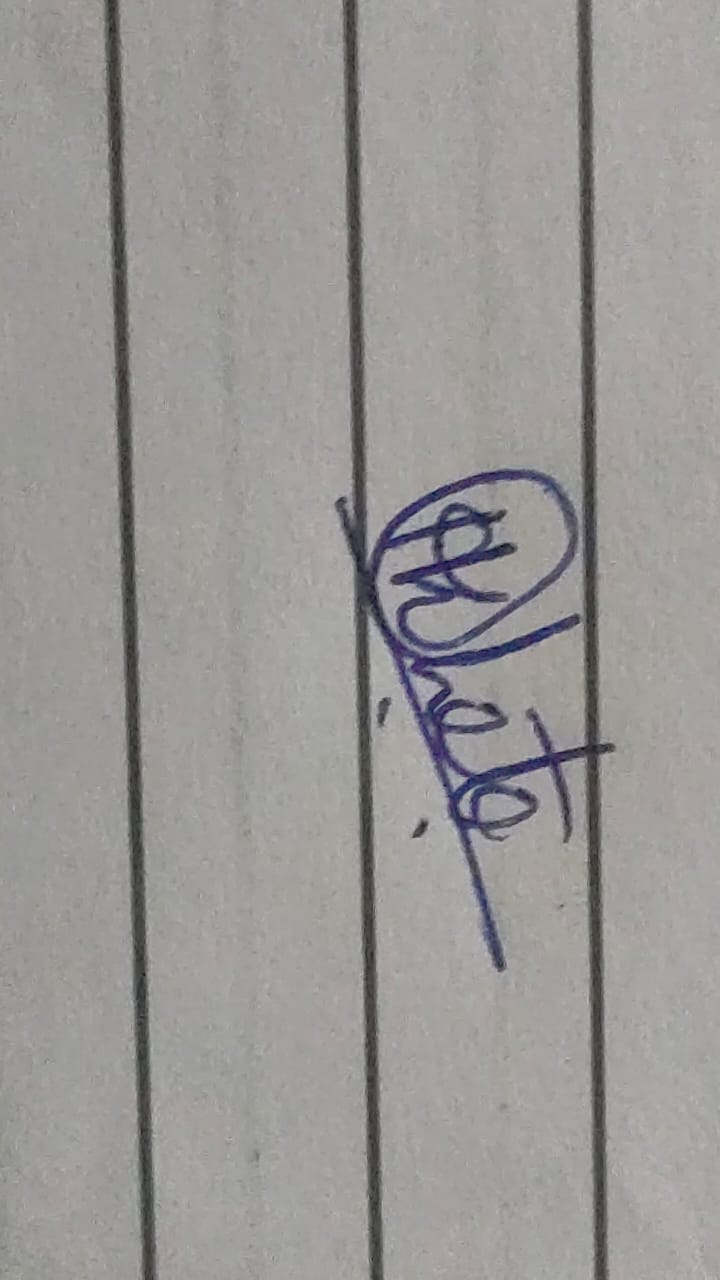
#> input picture uploads/signatures/original_0d68ad3476c94014abfaebd731e15b85.jpeg, 720 x 1280 px; its folder holds only this picture in this run
$ python -i handwriting.py   (imports and definitions only)
#> lines starting #> are read from the running program, lines starting #| are printed output that depends on the picture
#> further down, picture is the input picture: shape (1280, 720, 3); mean B, G, R 149.6, 151.8, 153.4
"""ForgeNet-X — Handwriting Generation (with normalised atlas)"""

import os
import json
import random
import cv2
import numpy as np
from PIL import Image, ImageDraw, ImageFont


# ── Layout constants ──────────────────────────────────────────────────────────
# These are used in BOTH the legacy flat-atlas path and (as fallbacks) in the
# normalised path.  Normalised spacing is derived from targets['x_height_px'].
LINE_SPACING   = 20    # vertical gap between rendered text rows (pixels)
PAGE_MARGIN_X  = 40
PAGE_MARGIN_Y  = 36
JITTER_Y_MAX   = 2     # ± rows max drift amplitude for smooth baseline wander

CHARS_PER_LINE = 48    # word-wrap column width

# Legacy (flat-atlas) constants kept for the fallback path
CHAR_H         = 56
INTER_CHAR_GAP = 4
WORD_SPACE_W   = 26

# [1 line not run here, left out]

# Proportional spacing coefficients (× x_height_px) used in normalised path
NORM_LETTER_SPACING = 0.08   # gap between letter ink edges (tighter)
NORM_WORD_SPACING   = 0.90   # width of a word space (1.20 × 0.75)

WINDOWS_FONTS = [
    r"C:\Windows\Fonts\times.ttf",
    r"C:\Windows\Fonts\arial.ttf",
    r"C:\Windows\Fonts\calibri.ttf",
    r"C:\Windows\Fonts\cour.ttf",
    r"C:\Windows\Fonts\verdana.ttf",
]


# ══════════════════════════════════════════════════════════════════════════════
# Public API
# ══════════════════════════════════════════════════════════════════════════════

# [375 lines left out: functions generate_handwriting, _extract_atlas_legacy, _wrap_flat_atlas, _smooth_baseline_drift, _render_line, _build_page and 2 more, not called in this run]


def _bake_watermark(img: np.ndarray) -> np.ndarray:
    """Overlay a repeating diagonal '[SYNTHETIC - ForgeNet-X]' watermark."""
    if img.ndim == 2:
        img_rgb = cv2.cvtColor(img, cv2.COLOR_GRAY2RGB)
    else:
        img_rgb = cv2.cvtColor(img, cv2.COLOR_BGR2RGB)

    h, w     = img_rgb.shape[:2]
#> h = 1280; w = 720
    pil_base = Image.fromarray(img_rgb).convert("RGBA")
    overlay  = Image.new("RGBA", (w, h), (0, 0, 0, 0))
#> overlay: PIL image 720x1280 RGBA; every value is 0
    draw     = ImageDraw.Draw(overlay)

    text      = "[SYNTHETIC - ForgeNet-X]"
    font_size = max(16, min(w, h) // 10)
#> font_size = 72

    font = None
    for fp in WINDOWS_FONTS:
        if os.path.exists(fp):
            try:
                font = ImageFont.truetype(fp, font_size)
                break
            except Exception:
                continue
    if font is None:
        font = ImageFont.load_default()

    bbox   = draw.textbbox((0, 0), text, font=font)
#> bbox = (0, 1, 122, 12)
    tw, th = bbox[2] - bbox[0], bbox[3] - bbox[1]
#> tw = 122; th = 11
    step_y = max(th + 30, 70)
#> step_y = 70
    for y in range(-h, h + step_y, step_y):
        draw.text(((w - tw) // 2, y), text, fill=(100, 100, 100, 90), font=font)

    overlay = overlay.rotate(25, expand=False)
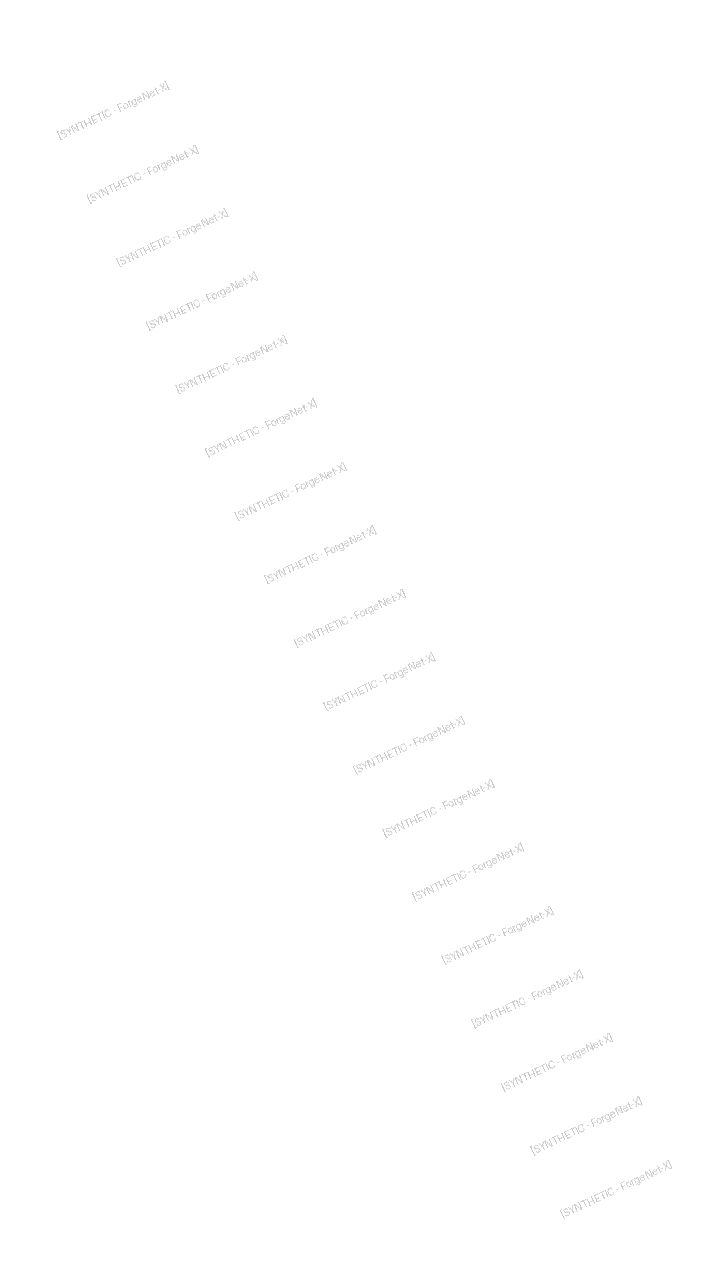
#> overlay: PIL image 720x1280 RGBA; mean R, G, B, A 0.9, 0.9, 0.9, 0.5; transparent parts drawn white
    result  = Image.alpha_composite(pil_base, overlay).convert("RGB")
    return cv2.cvtColor(np.array(result), cv2.COLOR_RGB2BGR)


# [13 lines left out: function _wrap_text, not called in this run]

>>> import cv2
>>> picture = cv2.imread('../uploads/signatures/original_0d68ad3476c94014abfaebd731e15b85.jpeg')
>>> result = _bake_watermark(picture)

$ run again, on uploads/signatures/original_51aca31472504649891dbf6808289748.jpeg
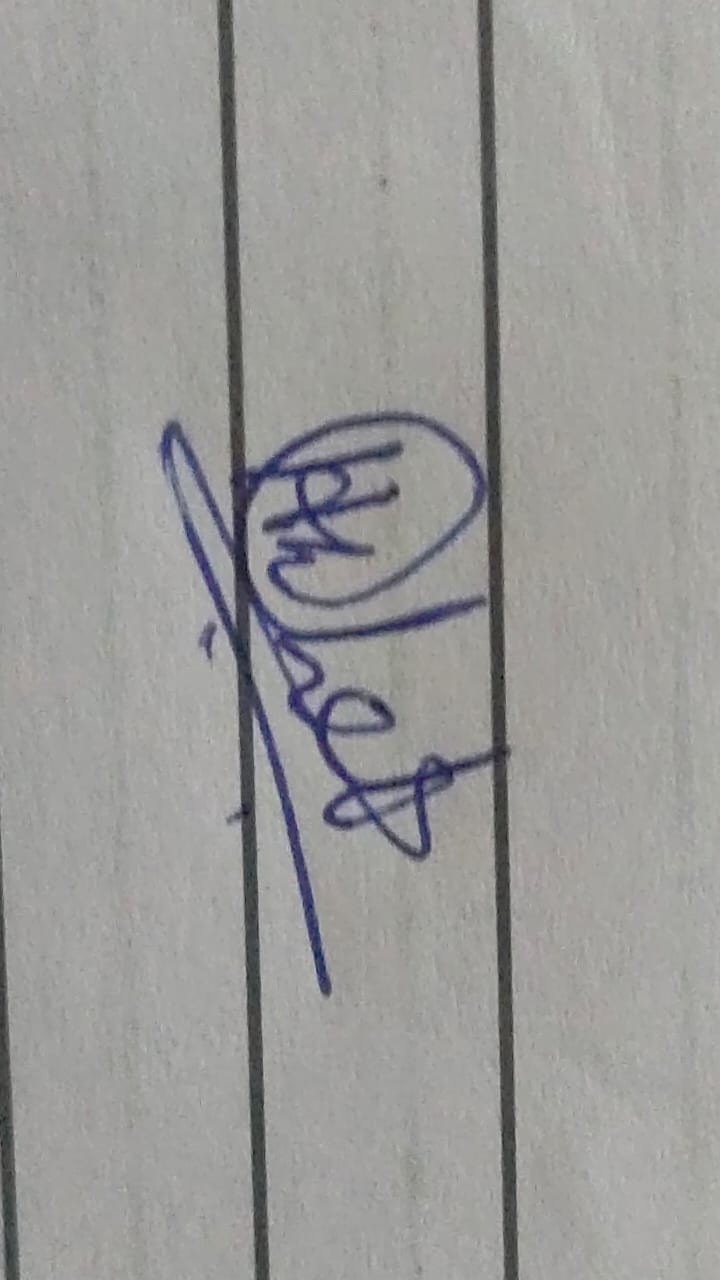
#> input picture uploads/signatures/original_51aca31472504649891dbf6808289748.jpeg, 720 x 1280 px
#> picture is the input picture: shape (1280, 720, 3); mean B, G, R 152.6, 154.4, 154.8
#> bbox = (0, 1, 122, 12)
#> tw = 122; th = 11
#> step_y = 70
#> in _bake_watermark, `return cv2.cvtColor(np.array(result), cv2.COLOR_RGB2BGR)`:
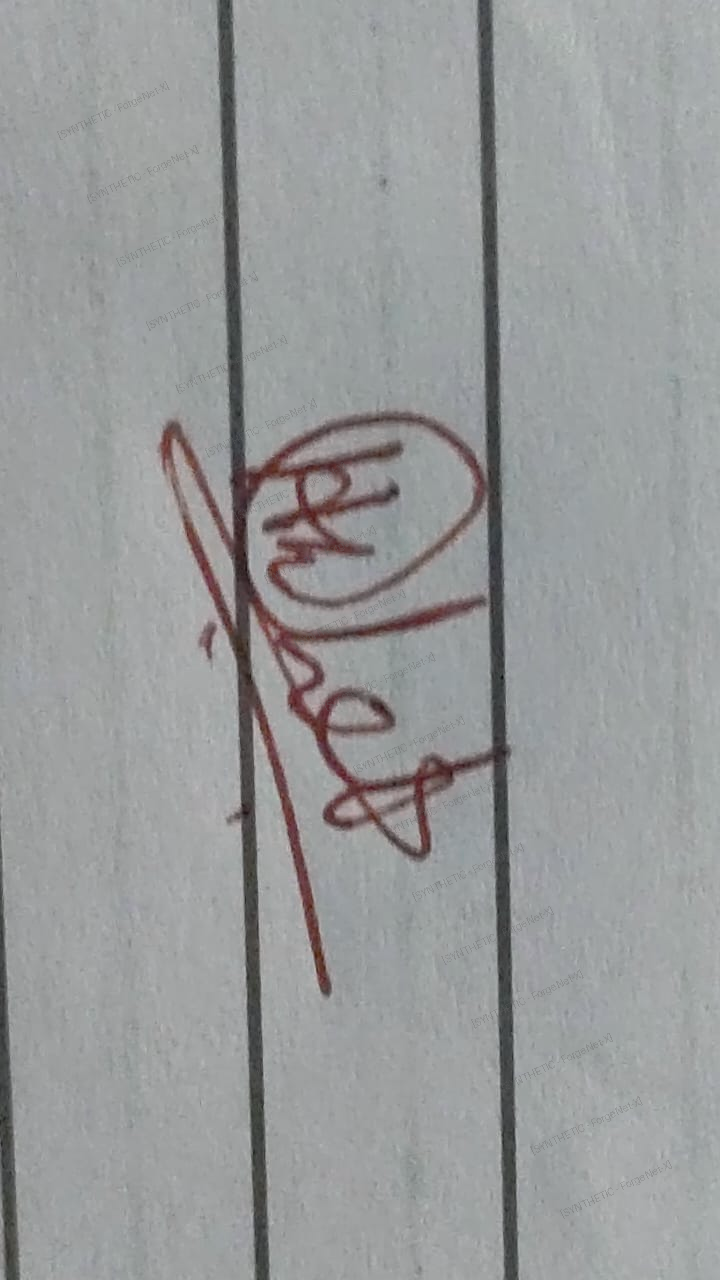
#> returned value: shape (1280, 720, 3); mean R, G, B 152.5, 154.3, 154.7
